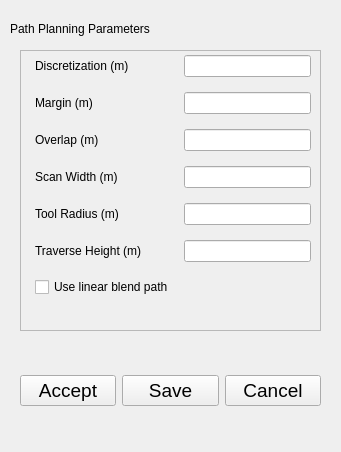
<?xml version="1.0" encoding="UTF-8"?>
<ui version="4.0">
 <class>PathPlanningParamWindow</class>
 <widget class="QWidget" name="PathPlanningParamWindow">
  <property name="geometry">
   <rect>
    <x>0</x>
    <y>0</y>
    <width>341</width>
    <height>452</height>
   </rect>
  </property>
  <property name="windowTitle">
   <string>Form</string>
  </property>
  <widget class="QWidget" name="horizontalLayoutWidget">
   <property name="geometry">
    <rect>
     <x>20</x>
     <y>340</y>
     <width>301</width>
     <height>101</height>
    </rect>
   </property>
   <layout class="QHBoxLayout" name="horizontalLayout">
    <item>
     <widget class="QPushButton" name="PushButtonAccept">
      <property name="font">
       <font>
        <pointsize>14</pointsize>
       </font>
      </property>
      <property name="text">
       <string>Accept</string>
      </property>
     </widget>
    </item>
    <item>
     <widget class="QPushButton" name="PushButtonSave">
      <property name="font">
       <font>
        <pointsize>14</pointsize>
       </font>
      </property>
      <property name="text">
       <string>Save</string>
      </property>
     </widget>
    </item>
    <item>
     <widget class="QPushButton" name="PushButtonCancel">
      <property name="font">
       <font>
        <pointsize>14</pointsize>
       </font>
      </property>
      <property name="text">
       <string>Cancel</string>
      </property>
     </widget>
    </item>
   </layout>
  </widget>
  <widget class="QWidget" name="formLayoutWidget">
   <property name="geometry">
    <rect>
     <x>20</x>
     <y>40</y>
     <width>301</width>
     <height>299</height>
    </rect>
   </property>
   <layout class="QFormLayout" name="formLayout">
    <property name="sizeConstraint">
     <enum>QLayout::SetNoConstraint</enum>
    </property>
    <property name="fieldGrowthPolicy">
     <enum>QFormLayout::AllNonFixedFieldsGrow</enum>
    </property>
    <property name="horizontalSpacing">
     <number>10</number>
    </property>
    <property name="verticalSpacing">
     <number>15</number>
    </property>
    <property name="leftMargin">
     <number>15</number>
    </property>
    <property name="topMargin">
     <number>15</number>
    </property>
    <property name="rightMargin">
     <number>10</number>
    </property>
    <property name="bottomMargin">
     <number>10</number>
    </property>
    <item row="0" column="0">
     <widget class="QLabel" name="labelDiscretization">
      <property name="text">
       <string>Discretization (m)</string>
      </property>
     </widget>
    </item>
    <item row="0" column="1">
     <widget class="QLineEdit" name="LineEditDiscretization"/>
    </item>
    <item row="1" column="0">
     <widget class="QLabel" name="labelMargin">
      <property name="text">
       <string>Margin (m)</string>
      </property>
     </widget>
    </item>
    <item row="1" column="1">
     <widget class="QLineEdit" name="LineEditMargin"/>
    </item>
    <item row="2" column="0">
     <widget class="QLabel" name="labelOverlap">
      <property name="text">
       <string>Overlap (m)</string>
      </property>
     </widget>
    </item>
    <item row="2" column="1">
     <widget class="QLineEdit" name="LineEditOverlap"/>
    </item>
    <item row="3" column="0">
     <widget class="QLabel" name="labelScanWidth">
      <property name="text">
       <string>Scan Width (m)</string>
      </property>
     </widget>
    </item>
    <item row="3" column="1">
     <widget class="QLineEdit" name="LineEditScanWidth"/>
    </item>
    <item row="4" column="0">
     <widget class="QLabel" name="labelToolRadius">
      <property name="text">
       <string>Tool Radius (m)</string>
      </property>
     </widget>
    </item>
    <item row="4" column="1">
     <widget class="QLineEdit" name="LineEditToolRadius"/>
    </item>
    <item row="5" column="0">
     <widget class="QLabel" name="labelTraverseHeight">
      <property name="text">
       <string>Traverse Height (m)</string>
      </property>
     </widget>
    </item>
    <item row="5" column="1">
     <widget class="QLineEdit" name="LineEditTraverseHeight"/>
    </item>
    <item row="6" column="0">
     <widget class="QCheckBox" name="checkBoxLinearBlend">
      <property name="text">
       <string>Use linear blend path</string>
      </property>
     </widget>
    </item>
   </layout>
  </widget>
  <widget class="QFrame" name="frame">
   <property name="geometry">
    <rect>
     <x>20</x>
     <y>50</y>
     <width>301</width>
     <height>281</height>
    </rect>
   </property>
   <property name="frameShape">
    <enum>QFrame::StyledPanel</enum>
   </property>
   <property name="frameShadow">
    <enum>QFrame::Raised</enum>
   </property>
  </widget>
  <widget class="QLabel" name="label">
   <property name="geometry">
    <rect>
     <x>10</x>
     <y>20</y>
     <width>231</width>
     <height>17</height>
    </rect>
   </property>
   <property name="text">
    <string>Path Planning Parameters</string>
   </property>
  </widget>
  <zorder>frame</zorder>
  <zorder>horizontalLayoutWidget</zorder>
  <zorder>formLayoutWidget</zorder>
  <zorder>label</zorder>
 </widget>
 <resources/>
 <connections/>
</ui>
